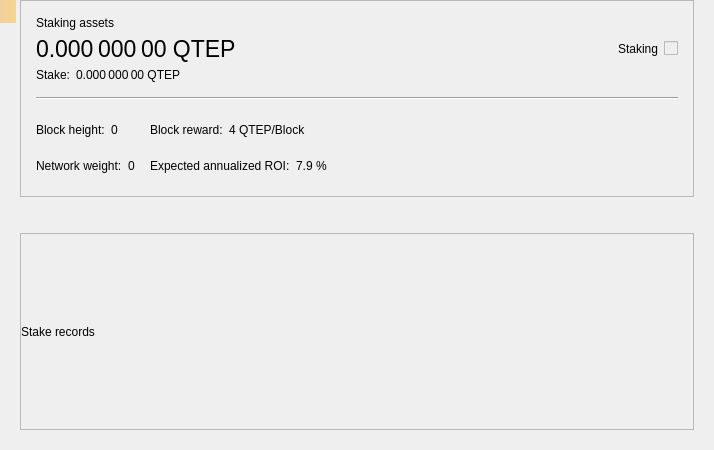
<?xml version="1.0" encoding="UTF-8"?>
<ui version="4.0">
 <class>StakePage</class>
 <widget class="QWidget" name="StakePage">
  <property name="geometry">
   <rect>
    <x>0</x>
    <y>0</y>
    <width>714</width>
    <height>450</height>
   </rect>
  </property>
  <property name="windowTitle">
   <string>Form</string>
  </property>
  <layout class="QVBoxLayout" name="verticalLayout_3">
   <property name="leftMargin">
    <number>20</number>
   </property>
   <property name="topMargin">
    <number>0</number>
   </property>
   <property name="rightMargin">
    <number>20</number>
   </property>
   <property name="bottomMargin">
    <number>20</number>
   </property>
   <item>
    <widget class="QFrame" name="frameStakeInfo">
     <property name="frameShape">
      <enum>QFrame::StyledPanel</enum>
     </property>
     <property name="frameShadow">
      <enum>QFrame::Raised</enum>
     </property>
     <layout class="QVBoxLayout" name="verticalLayout">
      <property name="spacing">
       <number>15</number>
      </property>
      <property name="leftMargin">
       <number>15</number>
      </property>
      <property name="topMargin">
       <number>15</number>
      </property>
      <property name="rightMargin">
       <number>15</number>
      </property>
      <property name="bottomMargin">
       <number>15</number>
      </property>
      <item>
       <layout class="QGridLayout" name="gridLayout_2">
        <property name="spacing">
         <number>6</number>
        </property>
        <item row="1" column="0">
         <widget class="QLabel" name="labelAssets">
          <property name="font">
           <font>
            <pointsize>17</pointsize>
           </font>
          </property>
          <property name="cursor">
           <cursorShape>IBeamCursor</cursorShape>
          </property>
          <property name="toolTip">
           <string>Your current spendable balance</string>
          </property>
          <property name="text">
           <string notr="true">0.000 000 00 QTEP</string>
          </property>
          <property name="alignment">
           <set>Qt::AlignLeading|Qt::AlignLeft|Qt::AlignVCenter</set>
          </property>
          <property name="textInteractionFlags">
           <set>Qt::LinksAccessibleByMouse|Qt::TextSelectableByMouse</set>
          </property>
         </widget>
        </item>
        <item row="0" column="0">
         <widget class="QLabel" name="labelAssetsText">
          <property name="text">
           <string>Staking assets</string>
          </property>
          <property name="alignment">
           <set>Qt::AlignLeading|Qt::AlignLeft|Qt::AlignVCenter</set>
          </property>
         </widget>
        </item>
        <item row="1" column="2">
         <spacer name="horizontalSpacer_2">
          <property name="orientation">
           <enum>Qt::Horizontal</enum>
          </property>
          <property name="sizeHint" stdset="0">
           <size>
            <width>40</width>
            <height>20</height>
           </size>
          </property>
         </spacer>
        </item>
        <item row="4" column="0">
         <layout class="QHBoxLayout" name="horizontalLayout_5">
          <property name="spacing">
           <number>6</number>
          </property>
          <item>
           <widget class="QLabel" name="labelStakeText">
            <property name="sizePolicy">
             <sizepolicy hsizetype="Maximum" vsizetype="Preferred">
              <horstretch>0</horstretch>
              <verstretch>0</verstretch>
             </sizepolicy>
            </property>
            <property name="text">
             <string>Stake:</string>
            </property>
            <property name="alignment">
             <set>Qt::AlignLeading|Qt::AlignLeft|Qt::AlignVCenter</set>
            </property>
           </widget>
          </item>
          <item>
           <widget class="QLabel" name="labelStake">
            <property name="text">
             <string>0.000 000 00 QTEP</string>
            </property>
            <property name="alignment">
             <set>Qt::AlignLeading|Qt::AlignLeft|Qt::AlignVCenter</set>
            </property>
            <property name="textInteractionFlags">
             <set>Qt::LinksAccessibleByMouse|Qt::TextSelectableByMouse</set>
            </property>
           </widget>
          </item>
          <item>
           <spacer name="horizontalSpacer_3">
            <property name="orientation">
             <enum>Qt::Horizontal</enum>
            </property>
            <property name="sizeType">
             <enum>QSizePolicy::Minimum</enum>
            </property>
            <property name="sizeHint" stdset="0">
             <size>
              <width>0</width>
              <height>0</height>
             </size>
            </property>
           </spacer>
          </item>
         </layout>
        </item>
        <item row="1" column="4">
         <widget class="QLabel" name="labelStaking">
          <property name="text">
           <string>Staking</string>
          </property>
         </widget>
        </item>
        <item row="1" column="5">
         <widget class="QSwitchControl" name="checkStake">
          <property name="enabled">
           <bool>false</bool>
          </property>
         </widget>
        </item>
       </layout>
      </item>
      <item>
       <widget class="Line" name="hLine">
        <property name="orientation">
         <enum>Qt::Horizontal</enum>
        </property>
       </widget>
      </item>
      <item>
       <layout class="QGridLayout" name="gridLayout">
        <property name="verticalSpacing">
         <number>6</number>
        </property>
        <item row="0" column="0">
         <layout class="QHBoxLayout" name="horizontalLayout">
          <property name="spacing">
           <number>6</number>
          </property>
          <item>
           <widget class="QLabel" name="labelHeightText">
            <property name="sizePolicy">
             <sizepolicy hsizetype="Maximum" vsizetype="Preferred">
              <horstretch>0</horstretch>
              <verstretch>0</verstretch>
             </sizepolicy>
            </property>
            <property name="text">
             <string>Block height:</string>
            </property>
            <property name="alignment">
             <set>Qt::AlignLeading|Qt::AlignLeft|Qt::AlignVCenter</set>
            </property>
           </widget>
          </item>
          <item>
           <widget class="QLabel" name="labelHeight">
            <property name="text">
             <string>0</string>
            </property>
            <property name="alignment">
             <set>Qt::AlignLeading|Qt::AlignLeft|Qt::AlignVCenter</set>
            </property>
            <property name="textInteractionFlags">
             <set>Qt::LinksAccessibleByMouse|Qt::TextSelectableByMouse</set>
            </property>
           </widget>
          </item>
          <item>
           <spacer name="horizontalSpacer_4">
            <property name="orientation">
             <enum>Qt::Horizontal</enum>
            </property>
            <property name="sizeType">
             <enum>QSizePolicy::Minimum</enum>
            </property>
            <property name="sizeHint" stdset="0">
             <size>
              <width>0</width>
              <height>0</height>
             </size>
            </property>
           </spacer>
          </item>
         </layout>
        </item>
        <item row="0" column="1">
         <layout class="QHBoxLayout" name="horizontalLayout_3">
          <property name="spacing">
           <number>6</number>
          </property>
          <item>
           <widget class="QLabel" name="labelRewardText">
            <property name="sizePolicy">
             <sizepolicy hsizetype="Maximum" vsizetype="Preferred">
              <horstretch>0</horstretch>
              <verstretch>0</verstretch>
             </sizepolicy>
            </property>
            <property name="text">
             <string>Block reward:</string>
            </property>
            <property name="alignment">
             <set>Qt::AlignLeading|Qt::AlignLeft|Qt::AlignVCenter</set>
            </property>
           </widget>
          </item>
          <item>
           <widget class="QLabel" name="labelReward">
            <property name="text">
             <string>4 QTEP/Block</string>
            </property>
            <property name="alignment">
             <set>Qt::AlignLeading|Qt::AlignLeft|Qt::AlignVCenter</set>
            </property>
            <property name="textInteractionFlags">
             <set>Qt::LinksAccessibleByMouse|Qt::TextSelectableByMouse</set>
            </property>
           </widget>
          </item>
          <item>
           <spacer name="horizontalSpacer_6">
            <property name="orientation">
             <enum>Qt::Horizontal</enum>
            </property>
            <property name="sizeType">
             <enum>QSizePolicy::Minimum</enum>
            </property>
            <property name="sizeHint" stdset="0">
             <size>
              <width>0</width>
              <height>0</height>
             </size>
            </property>
           </spacer>
          </item>
         </layout>
        </item>
        <item row="0" column="2" rowspan="2">
         <spacer name="horizontalSpacer">
          <property name="orientation">
           <enum>Qt::Horizontal</enum>
          </property>
          <property name="sizeHint" stdset="0">
           <size>
            <width>40</width>
            <height>20</height>
           </size>
          </property>
         </spacer>
        </item>
        <item row="1" column="0">
         <layout class="QHBoxLayout" name="horizontalLayout_2">
          <property name="spacing">
           <number>6</number>
          </property>
          <item>
           <widget class="QLabel" name="labelWeightText">
            <property name="sizePolicy">
             <sizepolicy hsizetype="Maximum" vsizetype="Preferred">
              <horstretch>0</horstretch>
              <verstretch>0</verstretch>
             </sizepolicy>
            </property>
            <property name="text">
             <string>Network weight:</string>
            </property>
            <property name="alignment">
             <set>Qt::AlignLeading|Qt::AlignLeft|Qt::AlignVCenter</set>
            </property>
           </widget>
          </item>
          <item>
           <widget class="QLabel" name="labelWeight">
            <property name="text">
             <string>0</string>
            </property>
            <property name="alignment">
             <set>Qt::AlignLeading|Qt::AlignLeft|Qt::AlignVCenter</set>
            </property>
            <property name="textInteractionFlags">
             <set>Qt::LinksAccessibleByMouse|Qt::TextSelectableByMouse</set>
            </property>
           </widget>
          </item>
          <item>
           <spacer name="horizontalSpacer_5">
            <property name="orientation">
             <enum>Qt::Horizontal</enum>
            </property>
            <property name="sizeType">
             <enum>QSizePolicy::Minimum</enum>
            </property>
            <property name="sizeHint" stdset="0">
             <size>
              <width>0</width>
              <height>0</height>
             </size>
            </property>
           </spacer>
          </item>
         </layout>
        </item>
        <item row="1" column="1">
         <layout class="QHBoxLayout" name="horizontalLayout_4">
          <property name="spacing">
           <number>6</number>
          </property>
          <item>
           <widget class="QLabel" name="labelROIText">
            <property name="sizePolicy">
             <sizepolicy hsizetype="Maximum" vsizetype="Preferred">
              <horstretch>0</horstretch>
              <verstretch>0</verstretch>
             </sizepolicy>
            </property>
            <property name="text">
             <string>Expected annualized ROI:</string>
            </property>
            <property name="alignment">
             <set>Qt::AlignLeading|Qt::AlignLeft|Qt::AlignVCenter</set>
            </property>
           </widget>
          </item>
          <item>
           <widget class="QLabel" name="labelROI">
            <property name="text">
             <string>7.9 %</string>
            </property>
            <property name="alignment">
             <set>Qt::AlignLeading|Qt::AlignLeft|Qt::AlignVCenter</set>
            </property>
            <property name="textInteractionFlags">
             <set>Qt::LinksAccessibleByMouse|Qt::TextSelectableByMouse</set>
            </property>
           </widget>
          </item>
          <item>
           <spacer name="horizontalSpacer_7">
            <property name="orientation">
             <enum>Qt::Horizontal</enum>
            </property>
            <property name="sizeType">
             <enum>QSizePolicy::Minimum</enum>
            </property>
            <property name="sizeHint" stdset="0">
             <size>
              <width>0</width>
              <height>0</height>
             </size>
            </property>
           </spacer>
          </item>
         </layout>
        </item>
       </layout>
      </item>
     </layout>
    </widget>
   </item>
   <item>
    <spacer name="verticalSpacer">
     <property name="orientation">
      <enum>Qt::Vertical</enum>
     </property>
     <property name="sizeType">
      <enum>QSizePolicy::Fixed</enum>
     </property>
     <property name="sizeHint" stdset="0">
      <size>
       <width>20</width>
       <height>30</height>
      </size>
     </property>
    </spacer>
   </item>
   <item>
    <widget class="QFrame" name="frameStakeRecords">
     <property name="frameShape">
      <enum>QFrame::StyledPanel</enum>
     </property>
     <property name="frameShadow">
      <enum>QFrame::Raised</enum>
     </property>
     <layout class="QVBoxLayout" name="verticalLayout_2">
      <property name="leftMargin">
       <number>0</number>
      </property>
      <property name="topMargin">
       <number>0</number>
      </property>
      <property name="rightMargin">
       <number>0</number>
      </property>
      <property name="bottomMargin">
       <number>0</number>
      </property>
      <item>
       <widget class="QLabel" name="labelRecordsText">
        <property name="text">
         <string>Stake records</string>
        </property>
       </widget>
      </item>
     </layout>
    </widget>
   </item>
  </layout>
  <widget class="QLabel" name="labelAlerts">
   <property name="geometry">
    <rect>
     <x>0</x>
     <y>0</y>
     <width>16</width>
     <height>23</height>
    </rect>
   </property>
   <property name="visible">
    <bool>false</bool>
   </property>
   <property name="styleSheet">
    <string notr="true">QLabel { background-color: qlineargradient(x1: 0, y1: 0, x2: 1, y2: 0, stop:0 #F0D0A0, stop:1 #F8D488); color:#000000; }</string>
   </property>
   <property name="wordWrap">
    <bool>true</bool>
   </property>
   <property name="margin">
    <number>3</number>
   </property>
   <property name="textInteractionFlags">
    <set>Qt::TextSelectableByMouse</set>
   </property>
  </widget>
 </widget>
 <customwidgets>
  <customwidget>
   <class>QSwitchControl</class>
   <extends>QCheckBox</extends>
   <header>qt/qswitchcontrol.h</header>
  </customwidget>
 </customwidgets>
 <resources/>
 <connections/>
</ui>
